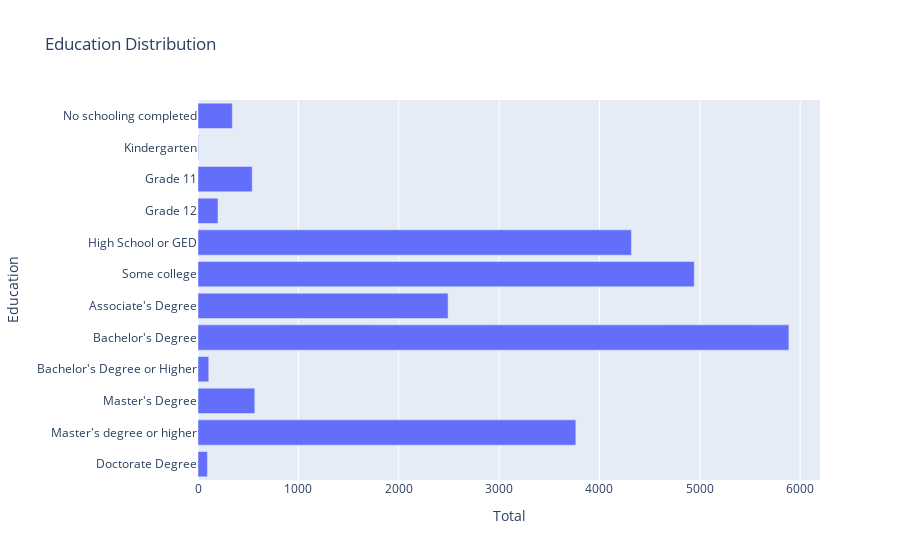

The code cell stored with this chart in its notebook:
### Code cell
# examine distinct values of Education column
df_values = sqldf(
    """
    SELECT DISTINCT Education
    FROM df_combined
    ORDER BY Education
    """
)
# print(df_values)

df_education = sqldf(
    """
    SELECT EDUCATION, Count(*) as Count
    FROM df_combined
    WHERE EDUCATION NOT IN (
        "Refused",
        "Don't know/Refused/Web blank"
    )
    GROUP BY EDUCATION
    ORDER BY EDUCATION ASC
    """
)

df_education = df_education.replace({
    "Associate degree (such as AA, AS)":"Associate's Degree",
    "Associate's degree (such as AA, AS)":"Associate's Degree",
    "Associate’s degree (such as AA, AS)":"Associate's Degree",
    "Associate’s degree":"Associate's Degree",
    "Associate’s degree (for example: AA, AS)":"Associate's Degree",
    "Bachelor's degree (such as BA, BS)":"Bachelor's Degree",
    "Bachelor’s degree":"Bachelor's Degree",
    "Bachelor’s degree (for example: BA, BS)":"Bachelor's Degree",
    "Bachelor’s degree (such as BA, BS)":"Bachelor's Degree",
    "Doctorate degree (for example: PhD, EdD)":"Doctorate Degree",
    "Master’s degree (for example: MA, MS, MEng, MEd, MSW, MBA)":"Master's Degree",
    "Master’s degree or higher":"Master's degree or higher",
    "Grade 1 through 11":"Grade 11",
    "Kindergarten through grade 11":"Grade 11",
    "GED or alternative credential":"High School or GED",
    "Regular high school diploma":"High School or GED",
    "Regular high school diploma or GED":"High School or GED",
    "Kindergarten through grade 12":"Grade 12",
    "Professional degree beyond a bachelor’s degree (for example: MD, DDS, DVM, LLB, JD)":"Bachelor's Degree or Higher",
    "Some college credit but no degree":"Some college",
    "Some college credit, but less than 1 year of college credit":"Some college",
    "1 or more years of college credit, no degree":"Some college",
    "12th Grade – NO DIPLOMA": "Grade 12"
})

df_education = sqldf(
    """
    SELECT EDUCATION as Education, SUM(Count) as Total
    FROM df_education
    GROUP BY EDUCATION
    ORDER BY EDUCATION ASC
    """
)
df_education.to_csv("result2.csv",index=False)

fig = px.bar(
    df_education,
    y = 'Education',
    x = 'Total',
    title = 'Education Distribution',
    category_orders={'Education':[
        'No schooling completed',
        'Kindergarten',
        'Grade 11',
        'Grade 12',
        'High School or GED',
        "Some college",
        "Associate's Degree",
        "Bachelor's Degree",
        "Bachelor's Degree or Higher",
        "Master's Degree",
        "Master's degree or higher",
        "Doctorate Degree"
    ]}
)
fig.show()
"""
Some college,4945
"""

### Figure 1 — Plotly figure (JSON) as saved in the notebook; plotly's stock layout.template omitted (floating-point values rounded to 4 significant figures)
{"data": [{"alignmentgroup": "True", "hovertemplate": "Total=%{x}<br>Education=%{y}<extra></extra>", "legendgroup": "", "marker": {"color": "#636efa", "pattern": {"shape": ""}}, "name": "", "offsetgroup": "", "orientation": "h", "showlegend": false, "textposition": "auto", "type": "bar", "x": [2492, 5888, 107, 94, 540, 199, 4319, 4, 566, 3765, 342, 4945], "xaxis": "x", "y": ["Associate's Degree", "Bachelor's Degree", "Bachelor's Degree or Higher", "Doctorate Degree", "Grade 11", "Grade 12", "High School or GED", "Kindergarten", "Master's Degree", "Master's degree or higher", "No schooling completed", "Some college"], "yaxis": "y"}], "layout": {"barmode": "relative", "legend": {"tracegroupgap": 0}, "title": {"text": "Education Distribution"}, "xaxis": {"anchor": "y", "domain": [0, 1], "title": {"text": "Total"}}, "yaxis": {"anchor": "x", "categoryarray": ["Doctorate Degree", "Master's degree or higher", "Master's Degree", "Bachelor's Degree or Higher", "Bachelor's Degree", "Associate's Degree", "Some college", "High School or GED", "Grade 12", "Grade 11", "Kindergarten", "No schooling completed"], "categoryorder": "array", "domain": [0, 1], "title": {"text": "Education"}}}}
